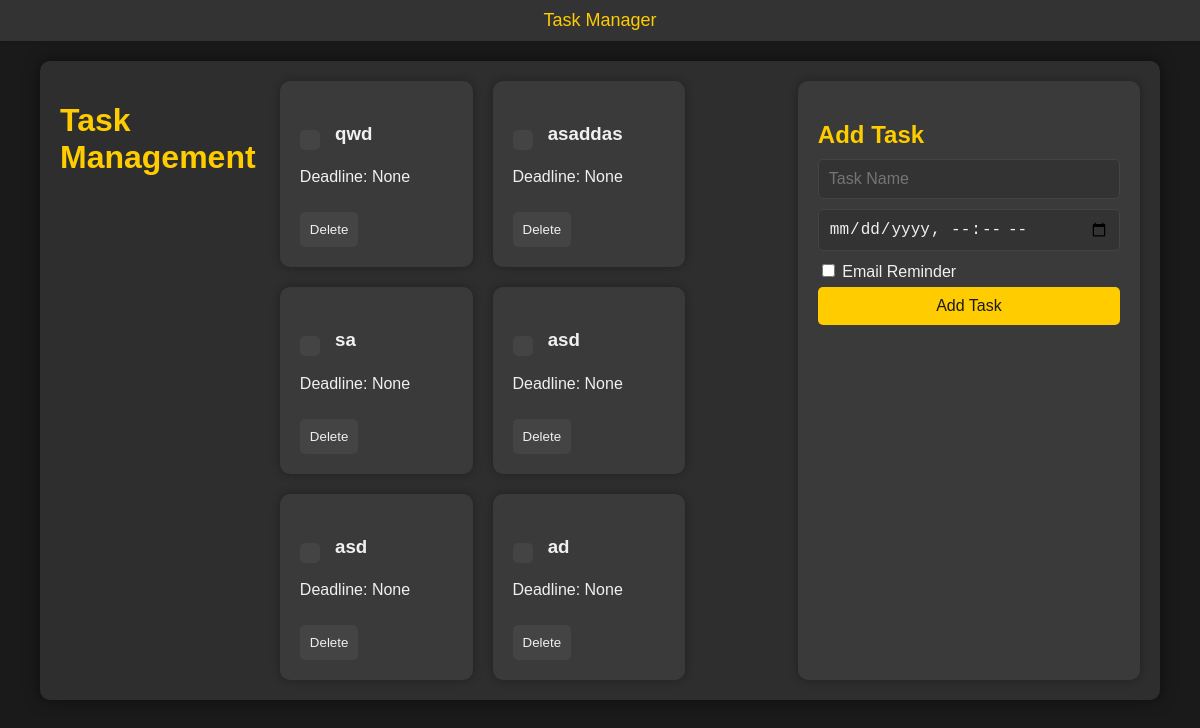
The app's page /, older data.
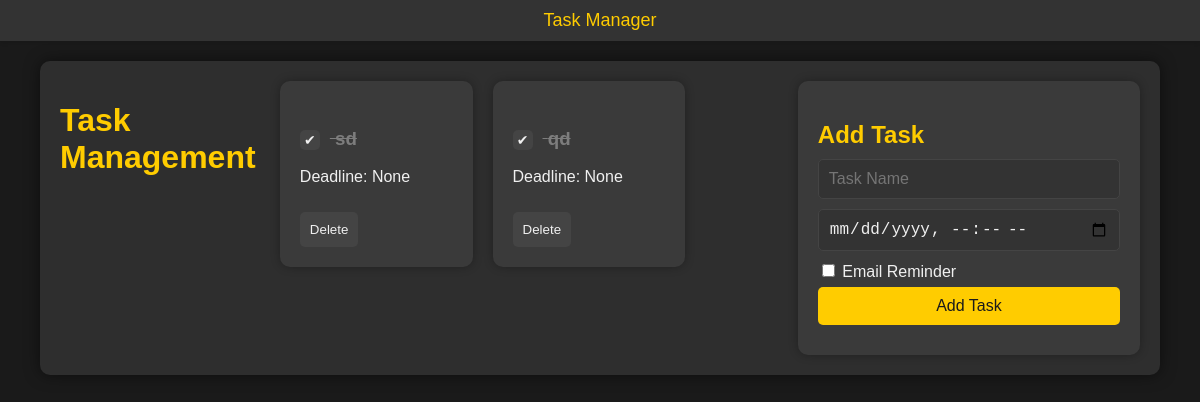
The same page, newer data.
### tasks/models.py (models this page shows, shortened)
class Task(models.Model):
    name = models.CharField(max_length=256)
    description = models.TextField(null=True, blank=True)
    deadline = models.DateTimeField(timezone.now, null=True, blank=True)
    is_completed = models.BooleanField(default=False)
    email_reminder = models.BooleanField(default=False)
    created_at = models.DateTimeField(auto_now_add=True)
    updated_at = models.DateTimeField(auto_now=True)

### tasks/views.py (the view)
# urls.py: path('', task_list_view, name='task_list_view'),
def task_list_view(request):
    tasks = Task.objects.all()
    context = {
        'tasks': tasks
    }
    return render(request, 'home.html', context)

### tasks/templates/home.html (shortened to what this page needs)
{% load static %}
<!DOCTYPE html>
<html lang="en">
<head>
    <link rel="stylesheet" href="{% static 'styles.css' %}">
</head>
<body>
    <nav class="navbar">
        <ul>
            <li><a href="#">Task Manager</a></li>
        </ul>
    </nav>
    <div class="container">
        <h1>Task Management</h1>
        <div class="task-section">
            <div class="task-cards" id="task-list">
                {% for task in tasks %}
                    <div class="task-card" data-task-id="{{ task.id }}">
                        <h3 class="{% if task.is_completed %}completed{% endif %}">
                            <button class="circle-button update-task-status" data-task-id="{{ task.id }}">
                                {% if task.is_completed %}✔{% endif %}
                            </button>
                            {{ task.name }}
                        </h3>
                        <p>Deadline: {{ task.deadline }}</p>
                        <button class="delete-task" data-task-id="{{ task.id }}">Delete</button>
                    </div>
                {% endfor %}
            </div>
        </div>
        <div class="add-task-section">
            <h2>Add Task</h2>
            <form id="add-task-form" method="post">
                <input type="text" name="name" placeholder="Task Name" required style="background-color: #333; color: #f0f0f0; border: 1px solid #444;">
                <input type="datetime-local" name="deadline" style="background-color: #333; color: #f0f0f0; border: 1px solid #444;">
                <label for="email_reminder">
                    <input type="checkbox" name="email_reminder" id="email_reminder"> Email Reminder
                </label>
                <button type="submit" style="background-color: #ffcc00; color: #1a1a1a;">Add Task</button>
            </form>
        </div>
    </div>
</body>
</html>

Row changes from the older to the newer data that the page shows:
removed Task: name "qwd", deadline "None"
removed Task: name "asaddas", deadline "None"
removed Task: name "sa", deadline "None"
removed Task: name "asd", deadline "None"
removed Task: name "asd", deadline "None"
removed Task: name "ad", deadline "None"
added Task: name "sd", deadline "None", is_completed True (drawn)
added Task: name "qd", deadline "None", is_completed True (drawn)
